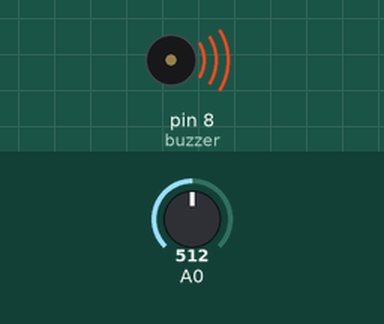
Recording of a sketch running on a simulated Arduino Uno, built with avr-gcc and run on an emulated ATmega328P. Parts: buzzer (waves = sounding). Inputs (shaded band) come from the test bench; at power-on: A0 = 512.

Above: at 0.5 s.
Timing chart, 0 to 4.6 s (numbered marks = the images above):
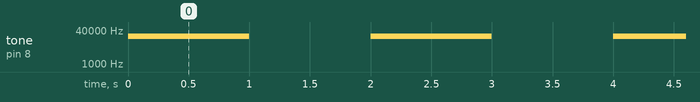

Measured:
- by itself, tone on pin 8 (buzzer): alternates 19776 Hz for 1.0 s and silent for 1.0 s

The sketch:

ldrBuzz.ino
```cpp
const int buzzer = 8;
const int sensor = 0;
const int minD = 300, maxD = 10000;
void setup() {
  // put your setup code here, to run once:
  pinMode(buzzer, OUTPUT);
}

void loop() {
  // put your main code here, to run repeatedly:
  int rate = analogRead(0);   //Reading from pin 0
  rate = map(rate, 0, 255, minD, maxD);

  tone(buzzer, rate);
  delay(1000);
  noTone(buzzer);
  delay(1000);
}
```
